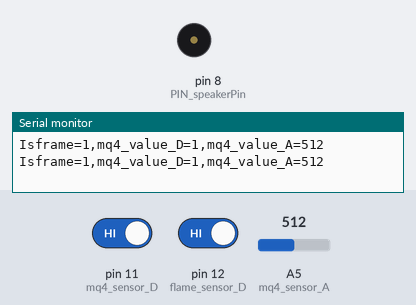
A sketch run on a simulated Arduino Uno, built with avr-gcc and run on an emulated ATmega328P. Parts: buzzer (waves = sounding), the last lines printed to the serial monitor. The inputs (shaded band) are chosen by the test bench; at power-on: A5 (mq4_sensor_A) = 512, pin 11 (mq4_sensor_D) HIGH, pin 12 (flame_sensor_D) HIGH.

Above: at 3.8 s.
3.9 s: A5 (mq4_sensor_A) set to 710
At 7.1 s:
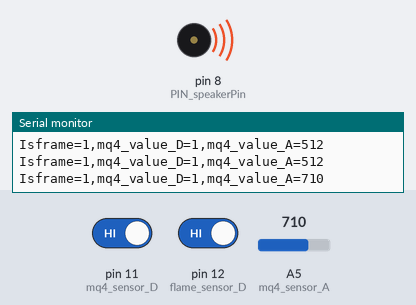
7.8 s: pin 11 (mq4_sensor_D) driven LOW
11.7 s: pin 12 (flame_sensor_D) driven LOW
15.6 s: A5 (mq4_sensor_A) set to 716
19.5 s: pin 11 (mq4_sensor_D) driven HIGH
23.4 s: pin 12 (flame_sensor_D) driven HIGH
Timing chart, 0 to 26.4 s (numbered marks = the images above; inputs shaded):
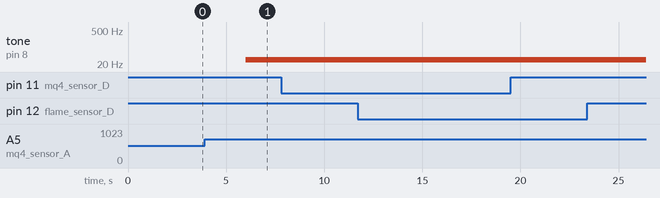

The sketch:

arduino_end.ino
```cpp
#define PIN_speakerPin 8

int flame_sensor_D = 12; // D indicate Digital , A indicate Analog
int mq4_sensor_D = 11;
int mq4_sensor_A = A5;

void setup() {
  Serial.begin(9600);
  pinMode(flame_sensor_D, INPUT);
  pinMode(mq4_sensor_D, INPUT);
  pinMode(mq4_sensor_A, INPUT);
  pinMode(PIN_speakerPin, OUTPUT);
}

void loop() {
  /* is_fire=1 when feel the flame ,else is_fire=0 */
  int is_flame = digitalRead(flame_sensor_D);
  /* mq4_D digital output by mq4 sensor, mq4_A analog output by mq4 sensor*/
  int mq4_value_D = digitalRead(mq4_sensor_D);
  int mq4_value_A = analogRead(mq4_sensor_A); //

  String str="Isframe="+String(is_flame)+",mq4_value_D="+String(mq4_value_D)+",mq4_value_A="+String(mq4_value_A);
  Serial.println(str); // send message to esp8266(nodemcu)(wifi moudle)

  if(is_flame==0 or mq4_value_D==0 or mq4_value_A>700){
    tone(PIN_speakerPin,30);
    // tone(pin,frequency,duration)   pin:接口  frequency:频率 duration:持续时间
    delay(10);
//    noTone(PIN_speakerPin);
  }else{
    noTone(PIN_speakerPin);
  }
  delay(3000);
}
```

Measured:
- after the input at 3.9 s, tone on pin 8 (PIN_speakerPin): silent → 30 Hz after 2.1 s
